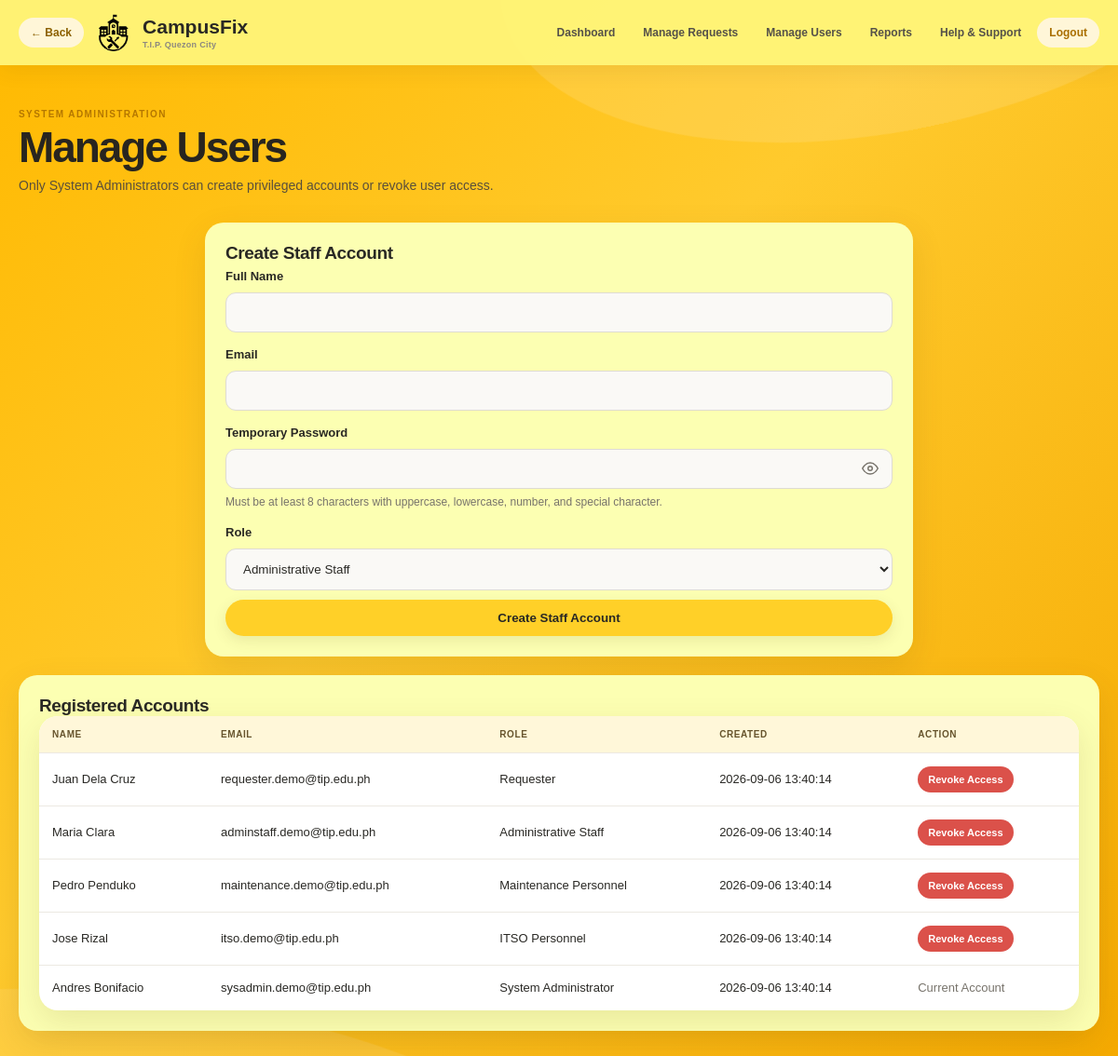
Page /manage_users.php (signed in) on the committed database.
### tables this page shows
CREATE TABLE users (
    id INT AUTO_INCREMENT PRIMARY KEY,
    name VARCHAR(100) NOT NULL,
    email VARCHAR(150) NOT NULL UNIQUE,
    password VARCHAR(255) NOT NULL,
    role ENUM('requester','admin_staff','maintenance','itso','system_admin') NOT NULL DEFAULT 'requester',
    created_at TIMESTAMP DEFAULT CURRENT_TIMESTAMP
);

### config.php (called while the page is built, shortened)
<?php
function role_label(string $role): string {
    return match ($role) {
        "admin_staff" => "Administrative Staff",
        "maintenance" => "Maintenance Personnel",
        "itso" => "ITSO Personnel",
        "system_admin" => "System Administrator",
        default => "Requester"
    };
}
?>

### manage_users.php (the view, shortened to what this page needs)
<?php
require "config.php";
$users = $conn->query("SELECT id, name, email, role, created_at FROM users ORDER BY created_at DESC");
?>
<!DOCTYPE html>
<html lang="en">
<head>
    <link rel="stylesheet" href="assets/style.css">
</head>
<body>
<?php include "partials/nav.php"; ?>
<main class="container">
    <div class="page-heading">
        <div>
            <span class="eyebrow">SYSTEM ADMINISTRATION</span>
            <h1>Manage Users</h1>
            <p class="muted">Only System Administrators can create privileged accounts or revoke user access.</p>
        </div>
    </div>
    <section class="panel form-panel">
        <h2>Create Staff Account</h2>
        <form method="POST" data-confirm-title="Create staff account?" data-confirm-message="Confirm that the account details and assigned role are correct." data-confirm-label="Create Account">
            <label>Full Name</label>
            <input type="text" name="name" maxlength="100" required>
            <label>Email</label>
            <input type="email" name="email" maxlength="150" required>
            <label>Temporary Password</label>
            <div class="password-wrap">
                <input type="password" name="password" id="staffPassword" data-password-validate="signup" minlength="8" required>
                <button type="button" class="password-toggle" aria-label="Show password" aria-pressed="false">
                    <svg class="eye-open" viewBox="0 0 24 24" width="18" height="18" fill="none" stroke="currentColor" stroke-width="2" stroke-linecap="round" stroke-linejoin="round" aria-hidden="true">
                        <path d="M1 12s4-8 11-8 11 8 11 8-4 8-11 8-11-8-11-8z"></path>
                        <circle cx="12" cy="12" r="3"></circle>
                    </svg>
                </button>
            </div>
            <div class="password-feedback" id="staffPasswordFeedback" aria-live="polite">
                Must be at least 8 characters with uppercase, lowercase, number, and special character.
            </div>
            <label>Role</label>
            <select name="role" required>
                <option value="admin_staff">Administrative Staff</option>
            </select>
            <button type="submit" class="authbtn">Create Staff Account</button>
        </form>
    </section>
    <section class="panel">
        <h2>Registered Accounts</h2>
        <div class="table-wrap">
            <table>
                <thead><tr><th>Name</th><th>Email</th><th>Role</th><th>Created</th><th>Action</th></tr></thead>
                <tbody>
                <?php while ($user = $users->fetch_assoc()): ?>
                    <tr>
                        <td><?= htmlspecialchars($user["name"]) ?></td>
                        <td><?= htmlspecialchars($user["email"]) ?></td>
                        <td><?= htmlspecialchars(role_label($user["role"])) ?></td>
                        <td><?= htmlspecialchars($user["created_at"]) ?></td>
                        <td>
                            <?php if ((int)$user["id"] === (int)$_SESSION["user_id"]): ?>
                                <span class="muted">Current Account</span>
                            <?php else: ?>
                                <form method="POST" class="inline-action-form" data-confirm-title="Revoke account access?" data-confirm-message="This account will be deleted and will no longer be able to sign in." data-confirm-label="Revoke Access">
                                    <button type="submit" class="btn danger-btn small-btn">Revoke Access</button>
                                </form>
                            <?php endif; ?>
                        </td>
                    </tr>
                <?php endwhile; ?>
                </tbody>
            </table>
        </div>
    </section>
</main>
</body>
</html>

### partials/nav.php (shortened to what this page needs)
<nav class="navbar">
    <div class="nav-inner">
        <div class="nav-left">
            <a class="nav-back" href="dashboard.php" data-history-back>← Back</a>
            <a class="brand" href="dashboard.php" aria-label="CampusFix Dashboard">
                <img src="partials/logo.png" alt="T.I.P." class="nav-logo">
                <span><strong>CampusFix</strong><small class="brand-school">T.I.P. Quezon City</small></span>
            </a>
        </div>
        <div class="nav-links">
            <a href="dashboard.php">Dashboard</a>
            <?php if ($_SESSION["role"] === "requester"): ?>
                <a href="submit_request.php">Submit Request</a><a href="my_requests.php">My Requests</a>
            <?php elseif (in_array($_SESSION["role"], ["admin_staff", "system_admin"], true)): ?>
                <a href="manage_requests.php">Manage Requests</a>
                <?php if ($_SESSION["role"] === "system_admin"): ?><a href="manage_users.php">Manage Users</a><?php endif; ?>
            <?php elseif (in_array($_SESSION["role"], ["maintenance", "itso"], true)): ?>
                <a href="assigned_requests.php">Assigned Requests</a>
            <?php endif; ?>
            <?php if (in_array($_SESSION["role"], ["admin_staff", "system_admin"], true)): ?>
                <a href="reports.php">Reports</a>
            <?php endif; ?>
            <a href="help_support.php">Help &amp; Support</a>
            <form action="logout.php" method="POST" class="nav-logout-form" data-confirm-title="Log out?" data-confirm-message="Are you sure you want to log out of CampusFix?" data-confirm-label="Log out">
                <button class="nav-logout" type="submit">Logout</button>
            </form>
        </div>
    </div>
</nav>

### rows in the picture
users: name "Juan Dela Cruz", email "requester.demo@tip.edu.ph", role "Requester", created_at "2026-09-06 13:40:14"
users: name "Maria Clara", email "adminstaff.demo@tip.edu.ph", role "Administrative Staff", created_at "2026-09-06 13:40:14"
users: name "Pedro Penduko", email "maintenance.demo@tip.edu.ph", role "Maintenance Personnel", created_at "2026-09-06 13:40:14"
users: name "Jose Rizal", email "itso.demo@tip.edu.ph", role "ITSO Personnel", created_at "2026-09-06 13:40:14"
users: name "Andres Bonifacio", email "sysadmin.demo@tip.edu.ph", role "System Administrator", created_at "2026-09-06 13:40:14", shows "Current Account"
